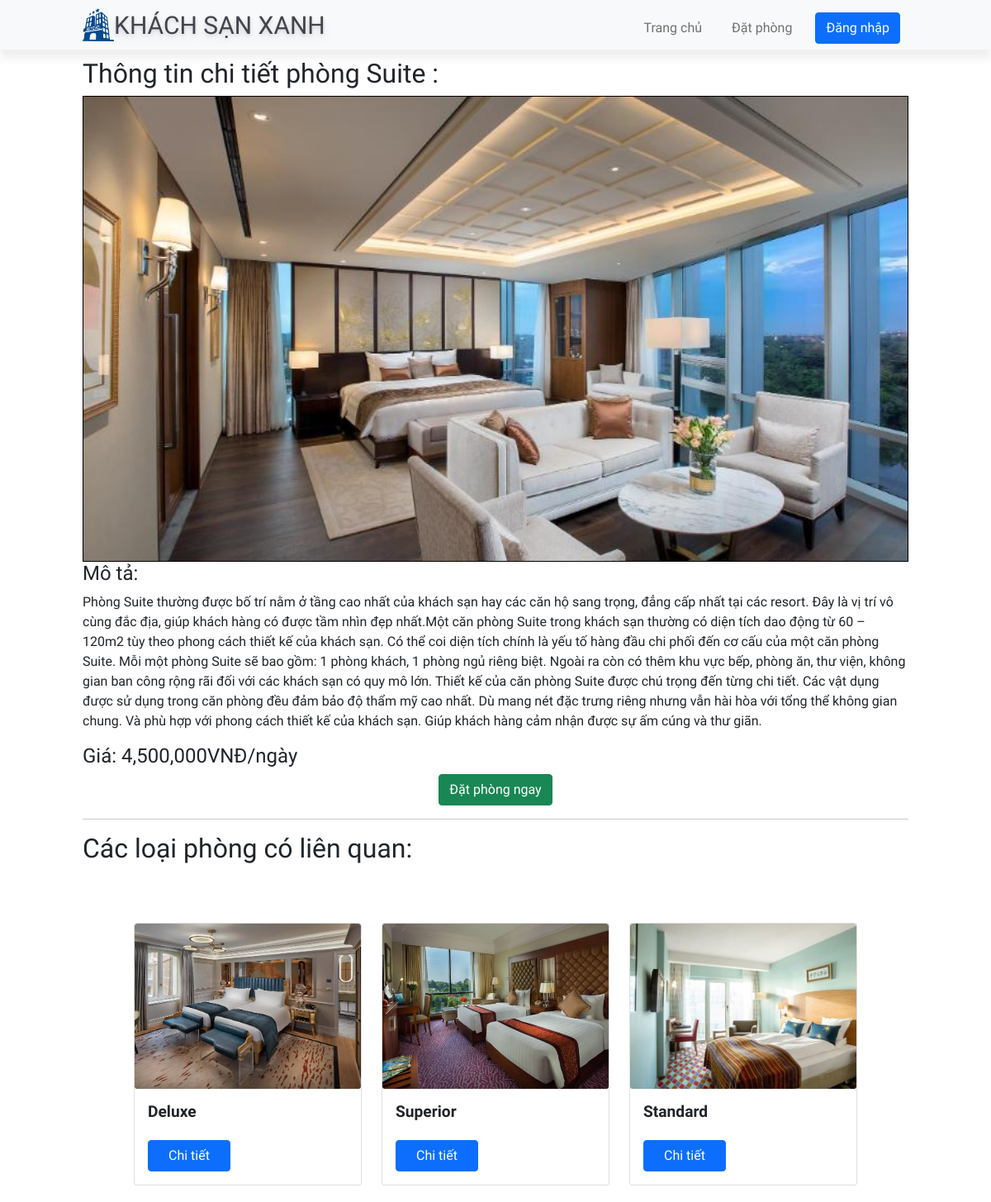
Screenshot of /roomtype.php?id=1 with the database file from the repository.
### tables this page shows
CREATE TABLE `room_type` (
  `id` int(11) NOT NULL AUTO_INCREMENT,
  `name` varchar(50) NOT NULL,
  `image` varchar(200) NOT NULL,
  `description` varchar(2000) NOT NULL,
  `price` int(15) NOT NULL,
  `status` bit(1) NOT NULL DEFAULT b'1',
  PRIMARY KEY (`id`)
);

### roomtype.php (the view)
<?php include 'header.php' ?>
<?php
$id = $_GET['id'];
$sql_current = "SELECT * FROM room_type WHERE id = '$id' AND status = 1";
$result_current = mysqli_query($conn, $sql_current);
if (mysqli_num_rows($result_current) > 0) {
    $row_current = mysqli_fetch_assoc($result_current);
}
$sql_others = "SELECT * FROM room_type WHERE id != '$id' AND status = 1 LIMIT 3";
$result_others = mysqli_query($conn, $sql_others);
?>
<body>
    <div>
        <div style="margin: 70px auto; max-width:1000px">
            <h2>Thông tin chi tiết phòng <?php echo $row_current['name']; ?>:</h2>
            <img src="./image/room_type/<?php echo $row_current['image']; ?>" alt="<?php echo $row_current['name']; ?>" style="width: 100%; border:1px solid black; ">
            <h4>Mô tả:</h4>
            <p><?php echo $row_current['description']; ?></p>
            <h4>Giá: <?php echo number_format($row_current['price']); ?>VNĐ/ngày</h4>
            <div class="d-flex justify-content-center">
                <?php if ($userID == true) : ?>
                    <a href="reservation_modal_1.php">
                        <button class="btn btn-success">Đặt phòng ngay</button>
                    </a>
                <?php else : ?>
                    <a href="index.php" onclick="return confirm('Vui lòng đăng nhập để có thể đặt phòng')"><button class='btn btn-success bookbtn'>Đặt phòng ngay</button></a>
                <?php endif; ?>
            </div>
            <hr>
            <h2>Các loại phòng có liên quan:</h2>
        </div>
        <div class="row m-auto justify-content-center">
            <?php
            if (mysqli_num_rows($result_others) > 0) {
                while ($row = mysqli_fetch_assoc($result_others)) {
            ?>
                    <div class="col-3">
                        <div class="card">
                            <img class="card-img" src="./image/room_type/<?php echo $row["image"]; ?>" alt="<?php echo $row['name']; ?>">
                            <div class="card-body">
                                <h3 class="card-title"><?php echo $row['name']; ?></h3>
                                <a href="roomtype.php?id=<?php echo $row['id'] ?>" class="btn btn-primary card-btn">Chi tiết</a>
                            </div>
                        </div>
                    </div>
            <?php
                }
            } else {
                echo "Không có thông tin phòng khác.";
            }
            ?>
        </div>
    </div>
</body>
<?php include 'footer.php' ?>

### css/home.css (style rules this page uses)
:root { --bg-text-shadow: 0 2px 4px rgb(13 0 77 / 8%), 0 3px 6px rgb(13 0 77 / 8%), 0 8px 16px rgb(13 0 77 / 8%); --bg-box-shadow: 0px 0px 5px 2px rgba(0, 0, 0, 0.621); }
* { margin: 0; padding: 0; font-family: Consolas, sans-serif; }
.card { border: 1px solid #ccc; border-radius: 8px; overflow: hidden; margin-bottom: 20px; }
.card-img { width: 100%; height: 200px; object-fit: cover; }
.card-body { padding: 20px; }
.card-title { font-size: 1.2rem; font-weight: bold; margin-bottom: 10px; }
.card-btn { display: block; width: 100px; margin-top: 15px; }

### admin/css/roombook.css (style rules this page uses)
:root { --bg-text-shadow: 0 2px 4px rgb(13 0 77 / 8%), 0 3px 6px rgb(13 0 77 / 8%), 0 8px 16px rgb(13 0 77 / 8%); --bg-box-shadow: 0px 0px 20px 6px rgba(26, 30, 164, 0.31); }
body { background-color: #ffff; }
* { margin: 0; padding: 0; font-family: Consolas, sans-serif; }
a { color: black; }

### rows the page displays
room_type: name "Suite", image (picture), description "Phòng Suite thường được bố trí nằm ở tầng cao nhất của khách sạn hay các căn hộ sang trọng, đẳng cấp nhất tại các resort. Đây là vị trí vô cùng đắc địa, giúp khách hàng có được tầm nhìn đẹp nhất.Một căn phòng Suite trong khách sạn thường có diện tích dao động từ 60 – 120m2 tùy theo phong cách thiết kế của khách sạn. Có thể coi diện tích chính là yếu tố hàng đầu chi phối đến cơ cấu của một căn phòng Suite. Mỗi một phòng Suite sẽ bao gồm: 1 phòng khách, 1 phòng ngủ riêng biệt. Ngoài ra còn có thêm khu vực bếp, phòng ăn, thư viện, không gian ban công rộng rãi đối với các khách sạn có quy mô lớn. Thiết kế của căn phòng Suite được chú trọng đến từng chi tiết. Các vật dụng được sử dụng trong căn…", price "4,500,000"
room_type: image (picture), name "Deluxe"
room_type: image (picture), name "Superior"
room_type: image (picture), name "Standard"
